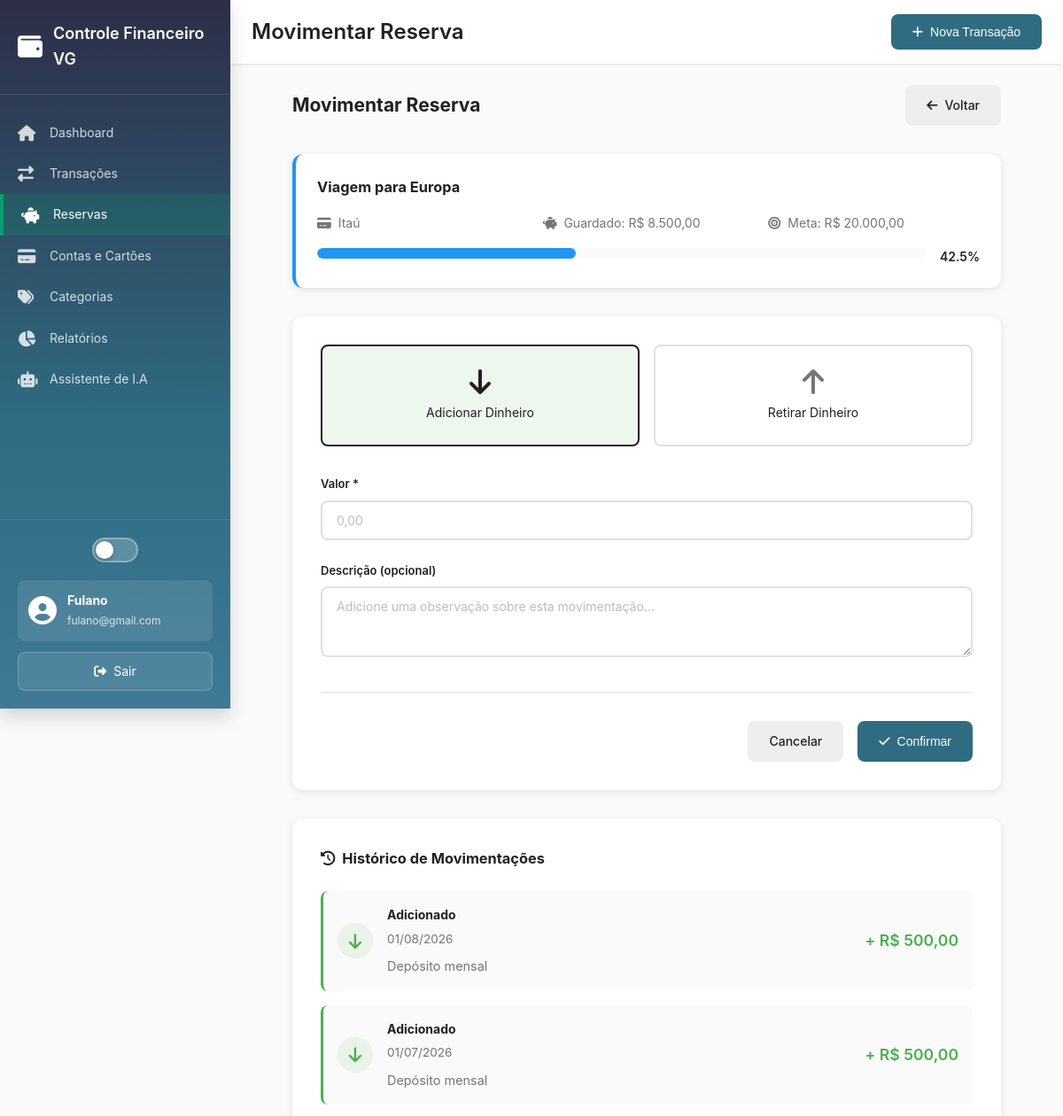
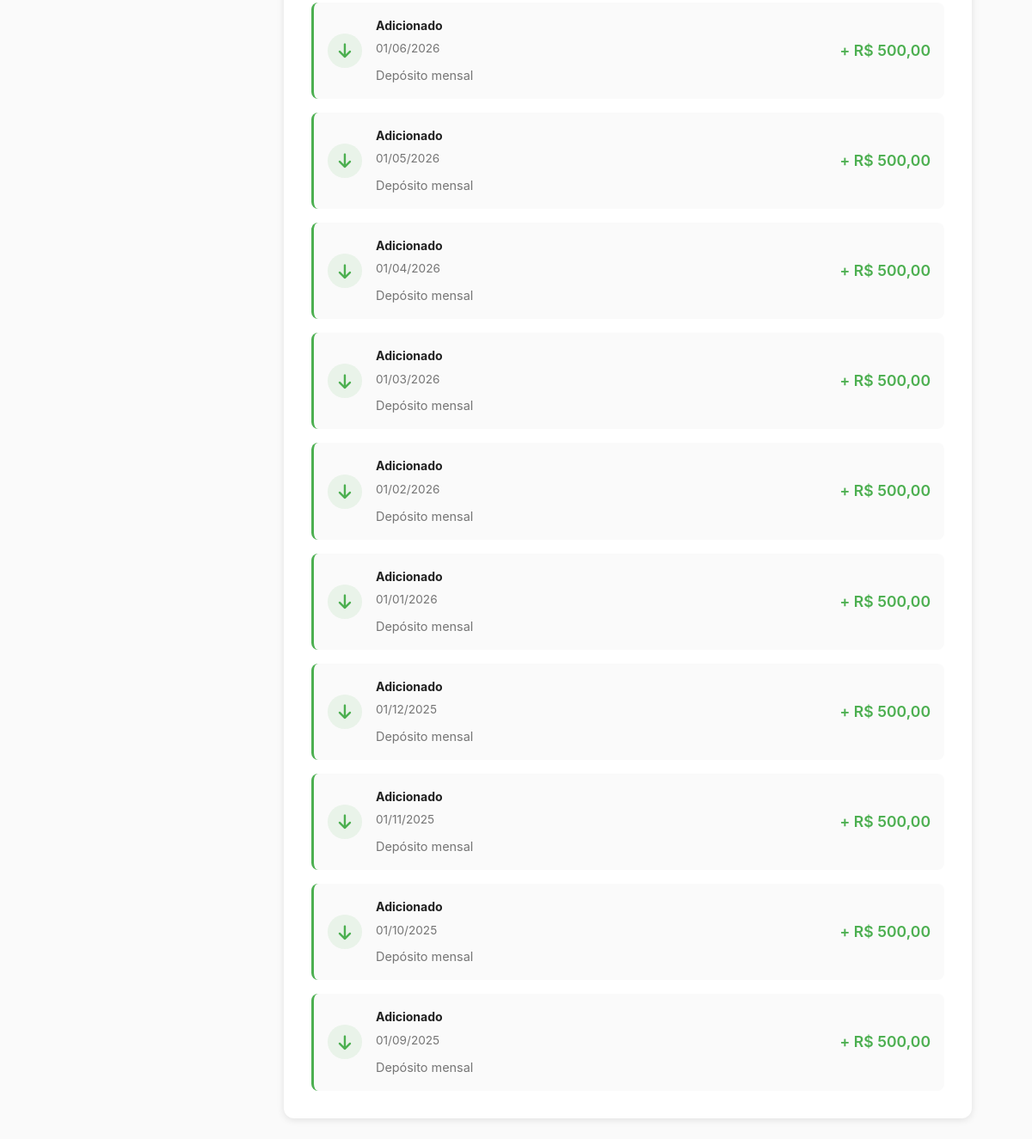
The app's page /reserves/transaction/1 (signed in) with its own data (2 pictures, top to bottom).
### tables this page shows
CREATE TABLE IF NOT EXISTS reserves (
    id INT AUTO_INCREMENT PRIMARY KEY,
    user_id INT NOT NULL,
    account_id INT NOT NULL,
    name VARCHAR(100) NOT NULL,
    description TEXT,
    target_amount DECIMAL(10, 2) NOT NULL,
    current_amount DECIMAL(10, 2) DEFAULT 0.00,
    deadline DATE DEFAULT NULL,
    priority ENUM('low', 'medium', 'high') DEFAULT 'medium',
    status ENUM('active', 'completed', 'cancelled') DEFAULT 'active',
    color VARCHAR(7) DEFAULT '#4CAF50',
    created_at TIMESTAMP DEFAULT CURRENT_TIMESTAMP,
    updated_at TIMESTAMP DEFAULT CURRENT_TIMESTAMP ON UPDATE CURRENT_TIMESTAMP,
    FOREIGN KEY (user_id) REFERENCES users(id) ON DELETE CASCADE,
    FOREIGN KEY (account_id) REFERENCES accounts(id) ON DELETE CASCADE,
    INDEX idx_user_id (user_id),
    INDEX idx_account_id (account_id),
    INDEX idx_status (status)
);

CREATE TABLE accounts (
    id INT AUTO_INCREMENT PRIMARY KEY,
    user_id INT NOT NULL,
    name VARCHAR(100) NOT NULL,
    type ENUM('credit_card', 'debit_card', 'bank_account', 'cash', 'meal_voucher', 'food_voucher') NOT NULL,
    balance DECIMAL(10, 2) DEFAULT 0.00,
    credit_limit DECIMAL(10, 2) DEFAULT NULL,
    closing_day INT DEFAULT NULL,
    due_day INT DEFAULT NULL,
    color VARCHAR(7) DEFAULT '#00897B',
    is_active BOOLEAN DEFAULT TRUE,
    created_at TIMESTAMP DEFAULT CURRENT_TIMESTAMP,
    updated_at TIMESTAMP DEFAULT CURRENT_TIMESTAMP ON UPDATE CURRENT_TIMESTAMP,
    FOREIGN KEY (user_id) REFERENCES users(id) ON DELETE CASCADE,
    INDEX idx_user_id (user_id),
    INDEX idx_type (type)
);

CREATE TABLE IF NOT EXISTS reserve_transactions (
    id INT AUTO_INCREMENT PRIMARY KEY,
    reserve_id INT NOT NULL,
    user_id INT NOT NULL,
    amount DECIMAL(10, 2) NOT NULL,
    type ENUM('deposit', 'withdraw') NOT NULL,
    description VARCHAR(255),
    transaction_date DATE NOT NULL,
    created_at TIMESTAMP DEFAULT CURRENT_TIMESTAMP,
    FOREIGN KEY (reserve_id) REFERENCES reserves(id) ON DELETE CASCADE,
    FOREIGN KEY (user_id) REFERENCES users(id) ON DELETE CASCADE,
    INDEX idx_reserve_id (reserve_id),
    INDEX idx_user_id (user_id),
    INDEX idx_transaction_date (transaction_date)
);

### app/core/Controller.php (called while the page is built, shortened)
<?php
class Controller {
    public function __construct() {
        $this->db = (new Database())->connect();
    }
    public function view($view, $data = []) {
        extract($data);
        require_once BASE_PATH . '/app/views/' . $view . '.php';
    }
    public function getUserId() {
        return $_SESSION['user_id'] ?? null;
    }
}

### app/core/App.php (called while the page is built, shortened)
<?php
class App {
    protected $method = 'index';
    public function __construct() {
        $url = $this->parseUrl();
        if (isset($url[0]) && file_exists(BASE_PATH . '/app/controllers/' . ucfirst($url[0]) . '.php')) {
            unset($url[0]);
        }
        $this->controller = new $this->controller;
        if (isset($url[1]) && method_exists($this->controller, $url[1])) {
            $this->method = $url[1];
            unset($url[1]);
        }
        $this->params = $url ? array_values($url) : [];
        call_user_func_array([$this->controller, $this->method], $this->params);
    }
    public function parseUrl() {
        if (isset($_GET['url'])) {
            return explode('/', filter_var(rtrim($_GET['url'], '/'), FILTER_SANITIZE_URL));
        }
        return [];
    }
}

### public/index.php (called while the page is built, shortened)
<?php
require_once BASE_PATH . '/config/config.php';
require_once BASE_PATH . '/app/core/Database.php';
require_once BASE_PATH . '/app/core/Model.php';
require_once BASE_PATH . '/app/core/Controller.php';
require_once BASE_PATH . '/app/core/App.php';
$app = new App();

### config/config.php (called while the page is built, shortened)
<?php
spl_autoload_register(function($className) {
    $paths = [
        APP_ROOT . '/app/controllers/' . $className . '.php',
        APP_ROOT . '/app/models/' . $className . '.php',
        APP_ROOT . '/app/core/' . $className . '.php',
    ];
    foreach ($paths as $path) {
        if (file_exists($path)) {
            return;
        }
    }
});

### app/core/Database.php (called while the page is built, shortened)
<?php
class Database {
    private $host = DB_HOST;
    private $db_name = DB_NAME;
    private $username = DB_USER;
    private $password = DB_PASS;
    private $charset = DB_CHARSET;
    private $conn = null;
    public function connect() {
        if ($this->conn === null) {
            try {
                $dsn = "mysql:host={$this->host};dbname={$this->db_name};charset={$this->charset}";
                $options = [
                    PDO::ATTR_ERRMODE => PDO::ERRMODE_EXCEPTION,
                    PDO::ATTR_DEFAULT_FETCH_MODE => PDO::FETCH_ASSOC,
                    PDO::ATTR_EMULATE_PREPARES => false,
                ];
                $this->conn = new PDO($dsn, $this->username, $this->password, $options);
            } catch(PDOException $e) {
                die('Erro de conexão: ' . $e->getMessage());
            }
        }
        return $this->conn;
    }
}

### app/core/Model.php (called while the page is built, shortened)
<?php
class Model {
    public function __construct($db) {
        $this->db = $db;
    }
}

### app/models/Reserve.php (called while the page is built, shortened)
<?php
class Reserve extends Model {
    public function getReserveWithAccount($reserveId, $userId) {
        $stmt = $this->db->prepare("
            SELECT r.*, a.name as account_name, a.color as account_color
            FROM reserves r
            INNER JOIN accounts a ON r.account_id = a.id
            WHERE r.id = :id AND r.user_id = :user_id
        ");
        $stmt->bindValue(':id', $reserveId);
        $stmt->bindValue(':user_id', $userId);
        $stmt->execute();
        return $stmt->fetch();
    }
    public function getReserveTransactions($reserveId) {
        $stmt = $this->db->prepare("
            SELECT * FROM reserve_transactions
            WHERE reserve_id = :reserve_id
            ORDER BY transaction_date DESC, created_at DESC
        ");
        $stmt->bindValue(':reserve_id', $reserveId);
        $stmt->execute();
        return $stmt->fetchAll();
    }
}

### app/views/reserves/transaction.php (the view, shortened to what this page needs)
<div class="form-container">
    <div class="form-header">
        <h2>Movimentar Reserva</h2>
        <a href="<?= BASE_URL ?>reserves" class="btn btn-secondary">
            <i class="fas fa-arrow-left"></i>
            Voltar
        </a>
    </div>
    <div class="reserve-info-card" style="border-left: 4px solid <?= $reserve['color'] ?>">
        <h3><?= htmlspecialchars($reserve['name']) ?></h3>
        <div class="reserve-details">
            <div class="detail-item">
                <i class="fas fa-credit-card"></i>
                <span><?= htmlspecialchars($reserve['account_name']) ?></span>
            </div>
            <div class="detail-item">
                <i class="fas fa-piggy-bank"></i>
                <span>Guardado: R$ <?= number_format($reserve['current_amount'], 2, ',', '.') ?></span>
            </div>
            <div class="detail-item">
                <i class="fas fa-bullseye"></i>
                <span>Meta: R$ <?= number_format($reserve['target_amount'], 2, ',', '.') ?></span>
            </div>
        </div>
        <?php
            $progress = $reserve['target_amount'] > 0
                ? min(($reserve['current_amount'] / $reserve['target_amount']) * 100, 100)
                : 0;
        ?>
        <div class="progress-bar-container">
            <div class="progress-bar">
                <div class="progress-fill" style="width: <?= $progress ?>%; background-color: <?= $reserve['color'] ?>"></div>
            </div>
            <span class="progress-text"><?= number_format($progress, 1) ?>%</span>
        </div>
    </div>
    <form method="POST" action="<?= BASE_URL ?>reserves/transaction/<?= $reserve['id'] ?>" class="form-card">
        <div class="transaction-type-selector">
            <label class="radio-card">
                <div class="radio-content">
                    <i class="fas fa-arrow-down"></i>
                    <span>Adicionar Dinheiro</span>
                </div>
            </label>
            <label class="radio-card">
                <div class="radio-content">
                    <i class="fas fa-arrow-up"></i>
                    <span>Retirar Dinheiro</span>
                </div>
            </label>
        </div>
        <div class="form-group">
            <label for="amount">Valor *</label>
            <input type="number"
                   id="amount"
                   name="amount"
                   class="form-control"
                   step="0.01"
                   min="0.01"
                   placeholder="0,00"
                   required
                   autofocus>
        </div>
        <div class="form-group">
            <label for="description">Descrição (opcional)</label>
            <textarea id="description"
                      name="description"
                      class="form-control"
                      rows="3"
                      placeholder="Adicione uma observação sobre esta movimentação..."></textarea>
        </div>
        <div class="form-actions">
            <a href="<?= BASE_URL ?>reserves" class="btn btn-secondary">Cancelar</a>
            <button type="submit" class="btn btn-primary">
                <i class="fas fa-check"></i>
                Confirmar
            </button>
        </div>
    </form>
    <?php if (!empty($transactions)): ?>
        <div class="transactions-history">
            <h3>
                <i class="fas fa-history"></i>
                Histórico de Movimentações
            </h3>
            <div class="transactions-list">
                <?php foreach ($transactions as $transaction): ?>
                    <div class="transaction-item <?= $transaction['type'] ?>">
                        <div class="transaction-icon">
                            <i class="fas fa-arrow-<?= $transaction['type'] === 'deposit' ? 'down' : 'up' ?>"></i>
                        </div>
                        <div class="transaction-info">
                            <strong><?= $transaction['type'] === 'deposit' ? 'Adicionado' : 'Retirado' ?></strong>
                            <small><?= date('d/m/Y', strtotime($transaction['transaction_date'])) ?></small>
                            <?php if ($transaction['description']): ?>
                                <p><?= htmlspecialchars($transaction['description']) ?></p>
                            <?php endif; ?>
                        </div>
                        <div class="transaction-amount">
                            <span class="<?= $transaction['type'] ?>">
                                <?= $transaction['type'] === 'deposit' ? '+' : '-' ?>
                                R$ <?= number_format($transaction['amount'], 2, ',', '.') ?>
                            </span>
                        </div>
                    </div>
                <?php endforeach; ?>
            </div>
        </div>
    <?php endif; ?>
</div>
<?php
include APP_ROOT . '/app/views/layouts/main.php';
?>

### public/assets/css/style.css (style rules this page uses)
* { margin: 0; padding: 0; box-sizing: border-box; }
:root { --primary-dark: #2D2E47; --primary: #2F6C82; --primary-light: #3E7996; --primary-lighter: #69b3cc; --primary-lightest: #d8eef5; --success: #069E6E; --success-light: #4dc494; --info: #00BAB4; --info-light: #66d4d0; --danger: #f44336; --danger-light: #ef5350; --warning: #ff9800; --warning-light: #ffb74d; --gray-50: #fafafa; --gray-100: #f5f5f5; --gray-200: #eeeeee; --gray-300: #e0e0e0; --gray-400: #bdbdbd; --gray-500: #9e9e9e; --gray-600: #757575; --gray-700: #616161; --gray-800: #424242; --gray-900: #212121; --text-primary: #212121; --text-secondary: #757575; --text-disabled: #bdbdbd; --bg-primary: #ffffff; --bg-secondary: #fafafa; --bg-tertiary: #f5f5f5; --card-bg: #ffffff; --shadow-sm: 0 1px 3px rgba(0, 0, 0, 0.12); --shadow-md: 0 4px 6px rgba(0, 0, 0, 0.1); --shadow-lg: 0 10px 20px rgba(0, 0, 0, 0.15); --border-radius: 8px; --border-radius-lg: 12px; --border-color: #e0e0e0; --sidebar-width: 260px; --sidebar-bg: linear-gradient(180deg, #2D2E47 0%, #2F6C82 60%, #3E7996 100%); }
* { transition: background-color 0.3s ease, color 0.3s ease, border-color 0.3s ease; }
body { font-family: -apple-system, BlinkMacSystemFont, 'Segoe UI', 'Roboto', 'Oxygen', 'Ubuntu', 'Cantarell', sans-serif; font-size: 14px; line-height: 1.6; color: var(--text-primary); background-color: var(--bg-secondary); }
.form-group { margin-bottom: 20px; }
.form-group label { display: block; margin-bottom: 8px; font-weight: 500; color: var(--text-primary); }
.form-group input, .form-group select, .form-group textarea { width: 100%; padding: 12px 16px; border: 2px solid var(--border-color); border-radius: var(--border-radius); font-size: 14px; font-family: inherit; transition: all 0.3s; background-color: var(--bg-primary); }
.form-group textarea { resize: vertical; min-height: 80px; }
.btn { display: inline-flex; align-items: center; justify-content: center; gap: 8px; padding: 12px 24px; border: none; border-radius: var(--border-radius); font-size: 14px; font-weight: 500; cursor: pointer; transition: all 0.3s; text-decoration: none; }
.btn-primary { background-color: var(--primary); color: white; }
.btn-secondary { background-color: var(--gray-200); color: var(--text-primary); }
body { display: flex; }
.transactions-list { display: flex; flex-direction: column; gap: 12px; }
.transaction-item { display: flex; align-items: center; gap: 16px; padding: 16px; background-color: var(--bg-tertiary); border-radius: var(--border-radius); transition: all 0.3s; }
.transaction-icon { width: 48px; height: 48px; border-radius: var(--border-radius); display: flex; align-items: center; justify-content: center; font-size: 20px; }
.transaction-amount { font-size: 16px; font-weight: 600; }
.form-group label { display: flex; align-items: center; gap: 8px; font-size: 13px; font-weight: 600; }
.form-group input::placeholder, .form-group textarea::placeholder, .form-group select::placeholder { color: var(--gray-400); opacity: 1; }
.form-actions { display: flex; gap: 12px; justify-content: flex-end; margin-top: 10px; padding-top: 20px; border-top: 1px solid var(--border-color); }
.progress-bar { width: 100%; height: 10px; background-color: var(--gray-200); border-radius: 10px; overflow: hidden; margin-bottom: 8px; }
.progress-fill { height: 100%; background-color: #069E6E; border-radius: 10px; transition: width 0.3s ease; }

### records on screen
reserves: name "Viagem para Europa", account.name "Itaú", current_amount "8.500,00", target_amount "20.000,00", progress "42.5"
reserve_transactions: type "Adicionado", transaction_date "01/08/2026", description "Depósito mensal", amount "500,00"
reserve_transactions: type "Adicionado", transaction_date "01/07/2026", description "Depósito mensal", amount "500,00"
reserve_transactions: type "Adicionado", transaction_date "01/06/2026", description "Depósito mensal", amount "500,00"
reserve_transactions: type "Adicionado", transaction_date "01/05/2026", description "Depósito mensal", amount "500,00"
reserve_transactions: type "Adicionado", transaction_date "01/04/2026", description "Depósito mensal", amount "500,00"
reserve_transactions: type "Adicionado", transaction_date "01/03/2026", description "Depósito mensal", amount "500,00"
reserve_transactions: type "Adicionado", transaction_date "01/02/2026", description "Depósito mensal", amount "500,00"
reserve_transactions: type "Adicionado", transaction_date "01/01/2026", description "Depósito mensal", amount "500,00"
reserve_transactions: type "Adicionado", transaction_date "01/12/2025", description "Depósito mensal", amount "500,00"
reserve_transactions: type "Adicionado", transaction_date "01/11/2025", description "Depósito mensal", amount "500,00"
reserve_transactions: type "Adicionado", transaction_date "01/10/2025", description "Depósito mensal", amount "500,00"
reserve_transactions: type "Adicionado", transaction_date "01/09/2025", description "Depósito mensal", amount "500,00"

### other values on screen
APP_NAME "Controle Financeiro VG"
$_SESSION['user_name'] "Fulano"
$_SESSION['user_email'] "fulano@gmail.com"
$pageTitle "Movimentar Reserva"
